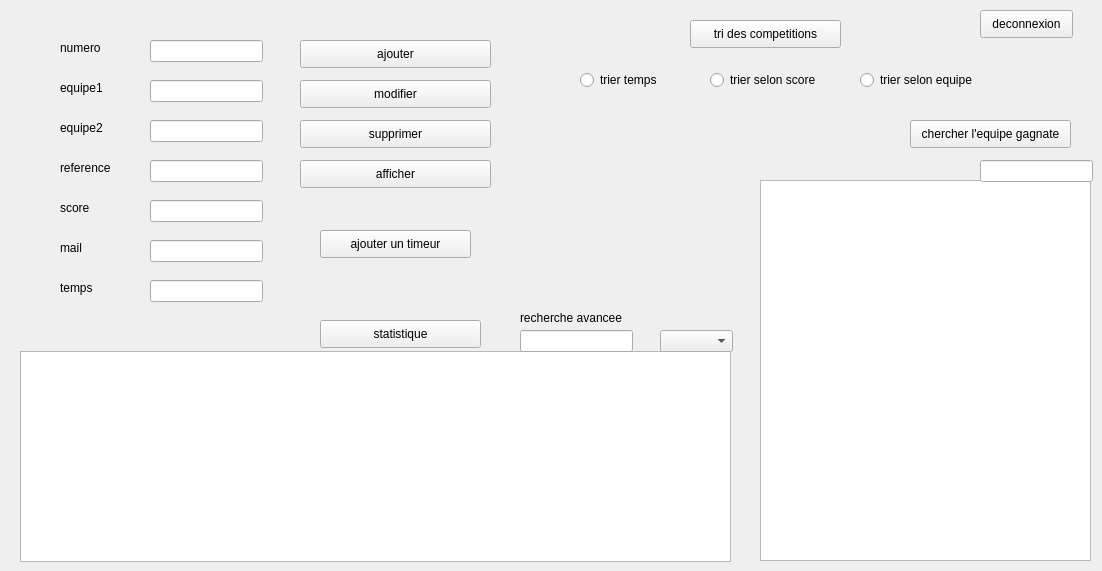
      <widget class="QWidget" name="tab_6">
       <attribute name="title">
        <string>gestion du competition</string>
       </attribute>
       <widget class="QPushButton" name="pb_ajouter_3">
        <property name="geometry">
         <rect>
          <x>300</x>
          <y>40</y>
          <width>191</width>
          <height>28</height>
         </rect>
        </property>
        <property name="text">
         <string>ajouter</string>
        </property>
       </widget>
       <widget class="QPushButton" name="pb_modifier_3">
        <property name="geometry">
         <rect>
          <x>300</x>
          <y>80</y>
          <width>191</width>
          <height>28</height>
         </rect>
        </property>
        <property name="text">
         <string>modifier</string>
        </property>
       </widget>
       <widget class="QPushButton" name="pb_supprimer_3">
        <property name="geometry">
         <rect>
          <x>300</x>
          <y>120</y>
          <width>191</width>
          <height>28</height>
         </rect>
        </property>
        <property name="text">
         <string>supprimer</string>
        </property>
       </widget>
       <widget class="QPushButton" name="pb_afficher_3">
        <property name="geometry">
         <rect>
          <x>300</x>
          <y>160</y>
          <width>191</width>
          <height>28</height>
         </rect>
        </property>
        <property name="text">
         <string>afficher</string>
        </property>
       </widget>
       <widget class="QLabel" name="label_35">
        <property name="geometry">
         <rect>
          <x>60</x>
          <y>80</y>
          <width>56</width>
          <height>16</height>
         </rect>
        </property>
        <property name="text">
         <string>equipe1</string>
        </property>
       </widget>
       <widget class="QLabel" name="label_36">
        <property name="geometry">
         <rect>
          <x>60</x>
          <y>120</y>
          <width>56</width>
          <height>16</height>
         </rect>
        </property>
        <property name="text">
         <string>equipe2</string>
        </property>
       </widget>
       <widget class="QLineEdit" name="le_equipe1">
        <property name="geometry">
         <rect>
          <x>150</x>
          <y>80</y>
          <width>113</width>
          <height>22</height>
         </rect>
        </property>
       </widget>
       <widget class="QLineEdit" name="le_equipe2">
        <property name="geometry">
         <rect>
          <x>150</x>
          <y>120</y>
          <width>113</width>
          <height>22</height>
         </rect>
        </property>
       </widget>
       <widget class="QLabel" name="le_numero_2">
        <property name="geometry">
         <rect>
          <x>60</x>
          <y>40</y>
          <width>56</width>
          <height>16</height>
         </rect>
        </property>
        <property name="text">
         <string>numero</string>
        </property>
       </widget>
       <widget class="QLineEdit" name="le_numero">
        <property name="geometry">
         <rect>
          <x>150</x>
          <y>40</y>
          <width>113</width>
          <height>22</height>
         </rect>
        </property>
       </widget>
       <widget class="QLineEdit" name="le_reference">
        <property name="geometry">
         <rect>
          <x>150</x>
          <y>160</y>
          <width>113</width>
          <height>22</height>
         </rect>
        </property>
       </widget>
       <widget class="QLabel" name="label_37">
        <property name="geometry">
         <rect>
          <x>60</x>
          <y>160</y>
          <width>56</width>
          <height>16</height>
         </rect>
        </property>
        <property name="text">
         <string>reference</string>
        </property>
       </widget>
       <widget class="QTableView" name="tabCompetition">
        <property name="geometry">
         <rect>
          <x>20</x>
          <y>351</y>
          <width>711</width>
          <height>211</height>
         </rect>
        </property>
       </widget>
       <widget class="QComboBox" name="comboBox_3">
        <property name="geometry">
         <rect>
          <x>660</x>
          <y>330</y>
          <width>73</width>
          <height>22</height>
         </rect>
        </property>
       </widget>
       <widget class="QRadioButton" name="trierTemps">
        <property name="geometry">
         <rect>
          <x>580</x>
          <y>70</y>
          <width>97</width>
          <height>20</height>
         </rect>
        </property>
        <property name="text">
         <string>trier temps</string>
        </property>
       </widget>
       <widget class="QRadioButton" name="trier_score_2">
        <property name="geometry">
         <rect>
          <x>710</x>
          <y>70</y>
          <width>131</width>
          <height>20</height>
         </rect>
        </property>
        <property name="text">
         <string>trier selon score</string>
        </property>
       </widget>
       <widget class="QRadioButton" name="trier_equipe">
        <property name="geometry">
         <rect>
          <x>860</x>
          <y>70</y>
          <width>151</width>
          <height>20</height>
         </rect>
        </property>
        <property name="text">
         <string>trier selon equipe</string>
        </property>
       </widget>
       <widget class="QTableView" name="tabrecherche">
        <property name="geometry">
         <rect>
          <x>760</x>
          <y>180</y>
          <width>331</width>
          <height>381</height>
         </rect>
        </property>
       </widget>
       <widget class="QLineEdit" name="recherche">
        <property name="geometry">
         <rect>
          <x>980</x>
          <y>160</y>
          <width>113</width>
          <height>22</height>
         </rect>
        </property>
       </widget>
       <widget class="QLabel" name="score">
        <property name="geometry">
         <rect>
          <x>60</x>
          <y>200</y>
          <width>56</width>
          <height>16</height>
         </rect>
        </property>
        <property name="text">
         <string>score</string>
        </property>
       </widget>
       <widget class="QLabel" name="mail">
        <property name="geometry">
         <rect>
          <x>60</x>
          <y>240</y>
          <width>56</width>
          <height>16</height>
         </rect>
        </property>
        <property name="text">
         <string>mail</string>
        </property>
       </widget>
       <widget class="QLineEdit" name="le_score_2">
        <property name="geometry">
         <rect>
          <x>150</x>
          <y>200</y>
          <width>113</width>
          <height>22</height>
         </rect>
        </property>
       </widget>
       <widget class="QLineEdit" name="le_mail">
        <property name="geometry">
         <rect>
          <x>150</x>
          <y>240</y>
          <width>113</width>
          <height>22</height>
         </rect>
        </property>
       </widget>
       <widget class="QPushButton" name="pushButton_11">
        <property name="geometry">
         <rect>
          <x>690</x>
          <y>20</y>
          <width>151</width>
          <height>28</height>
         </rect>
        </property>
        <property name="text">
         <string>tri des competitions</string>
        </property>
       </widget>
       <widget class="QPushButton" name="pushButton_12">
        <property name="geometry">
         <rect>
          <x>320</x>
          <y>230</y>
          <width>151</width>
          <height>28</height>
         </rect>
        </property>
        <property name="text">
         <string>ajouter un timeur</string>
        </property>
       </widget>
       <widget class="QPushButton" name="pushButton_13">
        <property name="geometry">
         <rect>
          <x>910</x>
          <y>120</y>
          <width>161</width>
          <height>28</height>
         </rect>
        </property>
        <property name="text">
         <string>chercher l'equipe gagnate</string>
        </property>
       </widget>
       <widget class="QPushButton" name="pushButton_14">
        <property name="geometry">
         <rect>
          <x>320</x>
          <y>320</y>
          <width>161</width>
          <height>28</height>
         </rect>
        </property>
        <property name="text">
         <string>statistique</string>
        </property>
       </widget>
       <widget class="QLineEdit" name="le_temps">
        <property name="geometry">
         <rect>
          <x>150</x>
          <y>280</y>
          <width>113</width>
          <height>22</height>
         </rect>
        </property>
       </widget>
       <widget class="QLabel" name="temps">
        <property name="geometry">
         <rect>
          <x>60</x>
          <y>280</y>
          <width>56</width>
          <height>16</height>
         </rect>
        </property>
        <property name="text">
         <string>temps</string>
        </property>
       </widget>
       <widget class="QLineEdit" name="rechav">
        <property name="geometry">
         <rect>
          <x>520</x>
          <y>330</y>
          <width>113</width>
          <height>22</height>
         </rect>
        </property>
       </widget>
       <widget class="QLabel" name="rechavv">
        <property name="geometry">
         <rect>
          <x>520</x>
          <y>310</y>
          <width>111</width>
          <height>16</height>
         </rect>
        </property>
        <property name="text">
         <string>recherche avancee</string>
        </property>
       </widget>
       <widget class="QPushButton" name="deconnexion_4">
        <property name="geometry">
         <rect>
          <x>980</x>
          <y>10</y>
          <width>93</width>
          <height>28</height>
         </rect>
        </property>
        <property name="text">
         <string>deconnexion</string>
        </property>
       </widget>
      </widget>
